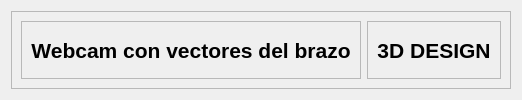
           <widget class="QWidget" name="manualwebcam">
            <layout class="QVBoxLayout" name="verticalLayout_22">
             <item>
              <widget class="QFrame" name="frame_26">
               <property name="frameShape">
                <enum>QFrame::StyledPanel</enum>
               </property>
               <property name="frameShadow">
                <enum>QFrame::Raised</enum>
               </property>
               <layout class="QHBoxLayout" name="horizontalLayout_16">
                <item>
                 <widget class="QFrame" name="frame_27">
                  <property name="frameShape">
                   <enum>QFrame::StyledPanel</enum>
                  </property>
                  <property name="frameShadow">
                   <enum>QFrame::Raised</enum>
                  </property>
                  <layout class="QVBoxLayout" name="verticalLayout_23">
                   <item>
                    <widget class="QLabel" name="label_13">
                     <property name="font">
                      <font>
                       <pointsize>16</pointsize>
                       <bold>true</bold>
                      </font>
                     </property>
                     <property name="text">
                      <string>Webcam con vectores del brazo</string>
                     </property>
                     <property name="alignment">
                      <set>Qt::AlignCenter</set>
                     </property>
                    </widget>
                   </item>
                  </layout>
                 </widget>
                </item>
                <item>
                 <widget class="QFrame" name="frame_28">
                  <property name="frameShape">
                   <enum>QFrame::StyledPanel</enum>
                  </property>
                  <property name="frameShadow">
                   <enum>QFrame::Raised</enum>
                  </property>
                  <layout class="QVBoxLayout" name="verticalLayout_24">
                   <item>
                    <widget class="QLabel" name="label_14">
                     <property name="font">
                      <font>
                       <pointsize>16</pointsize>
                       <bold>true</bold>
                      </font>
                     </property>
                     <property name="text">
                      <string>3D DESIGN</string>
                     </property>
                     <property name="alignment">
                      <set>Qt::AlignCenter</set>
                     </property>
                    </widget>
                   </item>
                  </layout>
                 </widget>
                </item>
               </layout>
              </widget>
             </item>
            </layout>
           </widget>
